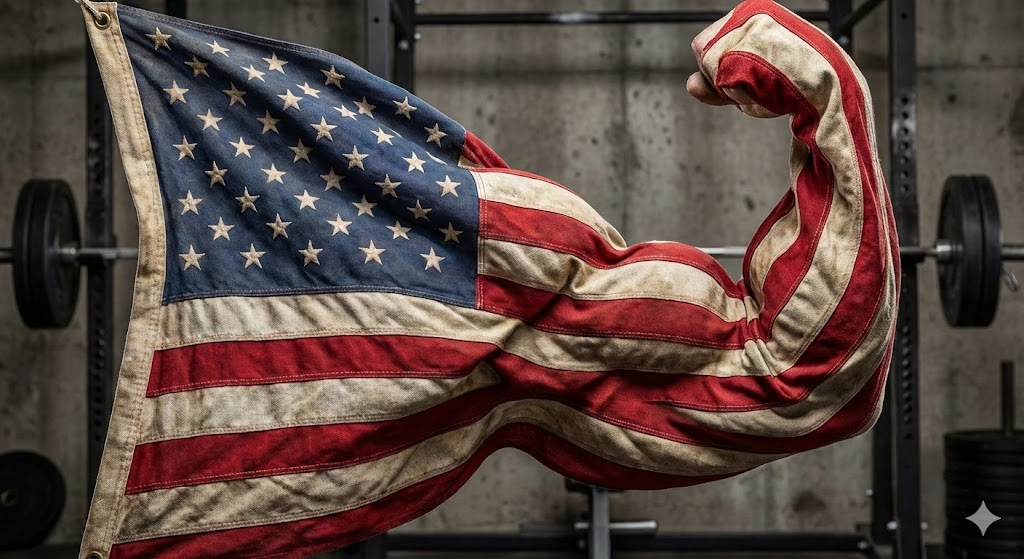
#> input picture american_flag.png, 1024 x 559 px
$ python American-flapping-flexing-flag.py
#> lines starting #> are read from the running program, lines starting #| are printed output that depends on the picture
import cv2
import numpy as np
import os

# --- 1. CONFIGURATION ---
# Ensure you have an image named 'american_flag.png' in your folder
IMAGE_PATH = "american_flag.png"
OUTPUT_VIDEO = "patriot_flex.mp4"
FRAME_COUNT = 90  # 3 seconds at 30fps
WIDTH, HEIGHT = 1280, 720 # Cinematic Widescreen

def generate_flag_wave(width, height, phase):
    """Creates horizontal ripples for a waving flag effect."""
    x = np.linspace(0, 10, width)
    y = np.linspace(0, 10, height)
    X, Y = np.meshgrid(x, y)

    # We combine horizontal waves (X) with time (phase) for the wave effect
    # and vertical waves (Y) for the 'muscle' ripple
    wave = np.sin(X * 0.5 - phase) * np.cos(Y * 0.3 + phase * 0.5)
    return wave.astype(np.float32)

def create_patriot_video():
    if not os.path.exists(IMAGE_PATH):
        print(f"Error: {IMAGE_PATH} not found. Add the flag image to your folder.")
        return

    # Use OpenCV to load and resize
    img = cv2.imread(IMAGE_PATH)
#> img is the input picture: shape (559, 1024, 3); mean B, G, R 64, 69.1, 87.9
    img = cv2.resize(img, (WIDTH, HEIGHT))
#> img: shape (720, 1280, 3)

    # Initialize Video Writer
    fourcc = cv2.VideoWriter_fourcc(*'mp4v')
    out = cv2.VideoWriter(OUTPUT_VIDEO, fourcc, 30.0, (WIDTH, HEIGHT))

    print(f"[SYSTEM] Forging the Patriot Flex for {IMAGE_PATH}...")

    for i in range(FRAME_COUNT):
        # Calculate wave movement
        phase = (i / FRAME_COUNT) * 4 * np.pi

        # Intensity: How much the flag 'bulges' (the Flex)
        # We make it pulse slowly
        flex_intensity = (np.sin(phase * 0.5) + 1.5) * 8

        # Create displacement maps
        noise = generate_flag_wave(WIDTH, HEIGHT, phase)

        # Build the coordinate maps (X and Y)
        map_x, map_y = np.meshgrid(np.arange(WIDTH), np.arange(HEIGHT))

        # APPLY THE DISPLACEMENT
        # We shift the X and Y coordinates by the noise * flex_intensity
        map_x = (map_x.astype(np.float32) + (noise * flex_intensity)).astype(np.float32)
        map_y = (map_y.astype(np.float32) + (noise * flex_intensity)).astype(np.float32)

        # remap the original pixels to the new waving coordinates
        wave_frame = cv2.remap(img, map_x, map_y, cv2.INTER_LINEAR)

        # Subtle lighting shimmer for the 'muscle' look
        shimmer = int((np.sin(phase) + 1) * 3)
        wave_frame = cv2.add(wave_frame, (shimmer, shimmer, shimmer, 0))

        out.write(wave_frame)
#> this loop made 90 passes
#> pass 1, in create_patriot_video, `wave_frame = cv2.remap(img, map_x, map_y, cv2.INTER_LINEAR)`:
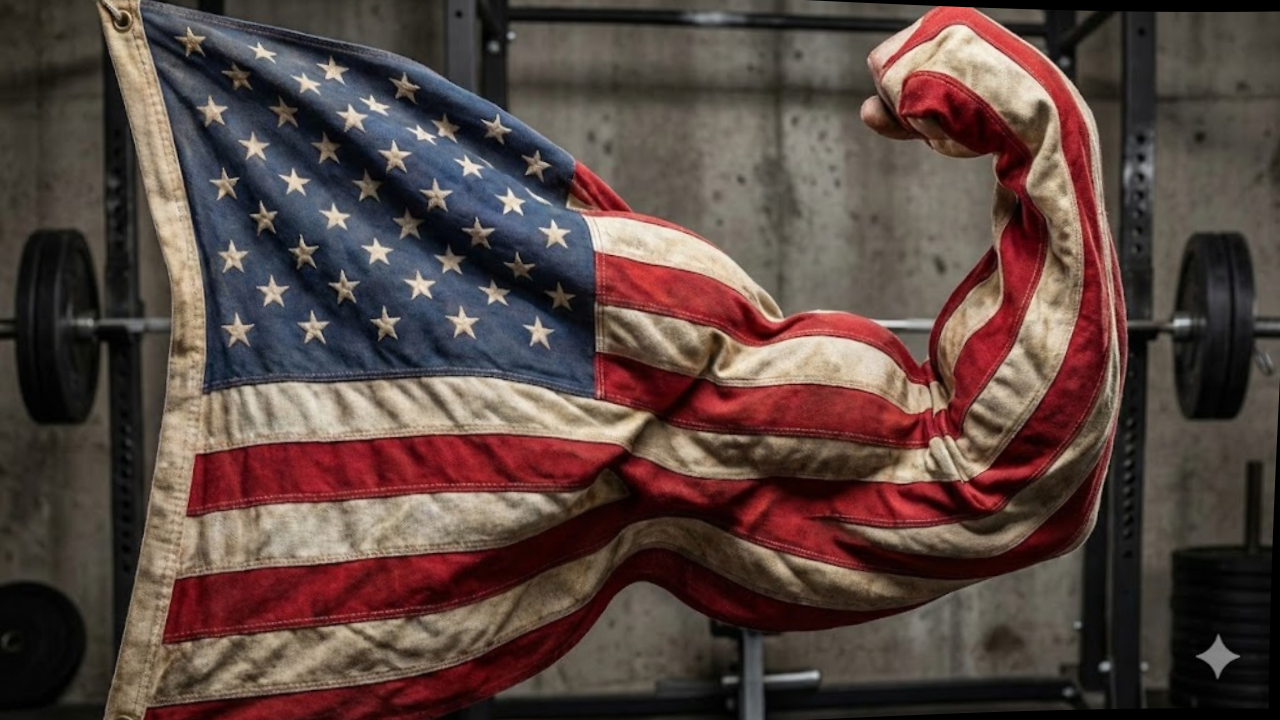
#> wave_frame: shape (720, 1280, 3); mean B, G, R 64, 69, 87.7
#> pass 2, in create_patriot_video, `wave_frame = cv2.remap(img, map_x, map_y, cv2.INTER_LINEAR)`:
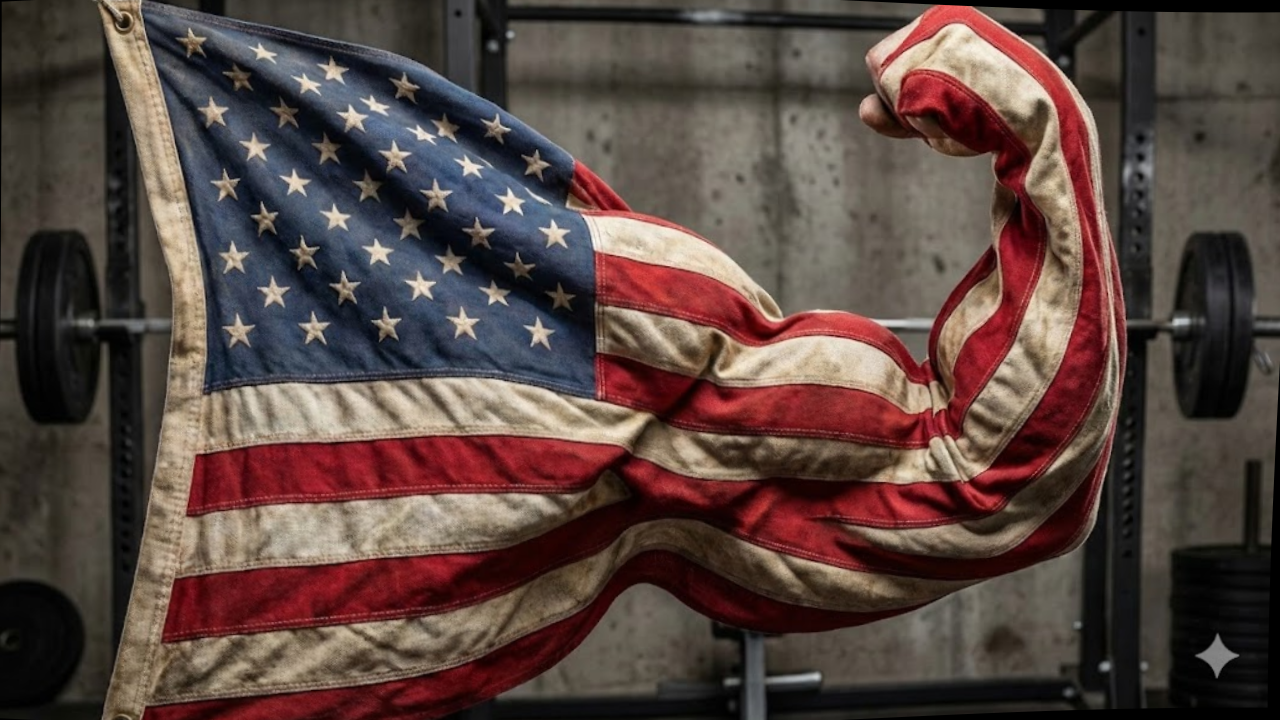
#> wave_frame: shape (720, 1280, 3); mean B, G, R 64, 69, 87.8

    out.release()
    print(f"[SYSTEM] Video saved as {OUTPUT_VIDEO}. Go get some sleep, Brandon.")

if __name__ == "__main__":
    create_patriot_video()
